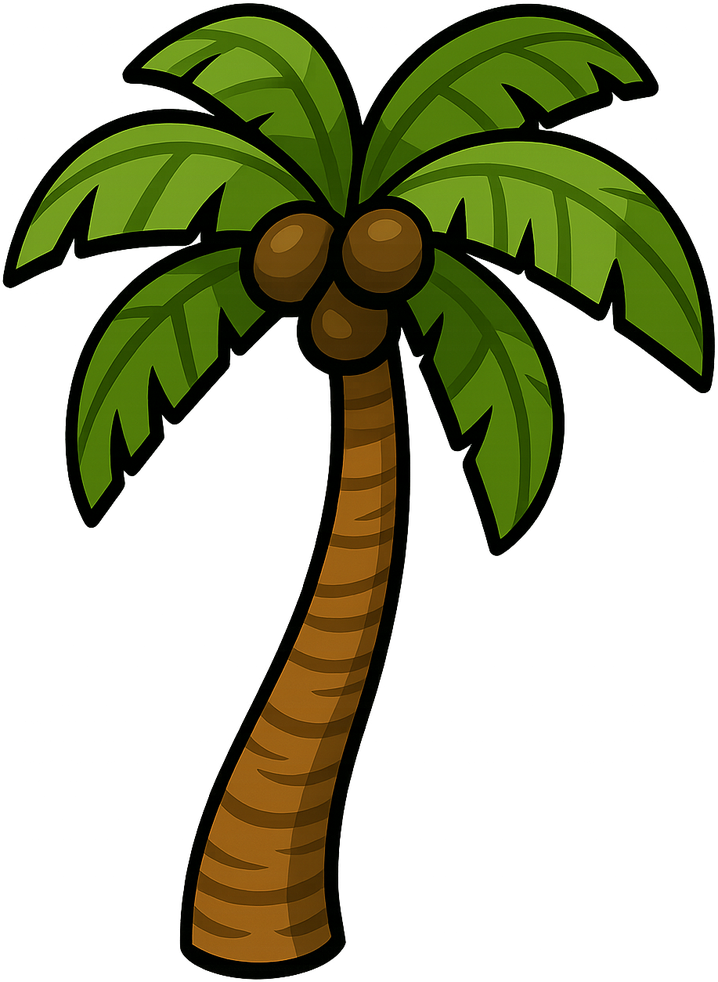
#> input picture assets/palm_tree_1.png, 718 x 982 px, shrunk from 917 x 1254 before the run
$ python trim_sprites.py
#> lines starting #> are read from the running program, lines starting #| are printed output that depends on the picture
"""
Trim transparent padding from scenery + base sprites so their SOLID
content sits flush with the bottom of the canvas.

Critical detail: the AI-generated sprites include soft drop shadows
that taper off at low alpha (1-180 range) below the visible object.
A naive bbox trim (alpha > 0) preserves those shadows, so the visible
trunk/building/bush appears to float above its own shadow.

We trim using a high alpha threshold (≥ ALPHA_SOLID) so the bottom of
the trimmed image is the bottom of the SOLID object, then add a small
padding row to keep edge anti-aliasing intact.

Run after generation:
    python trim_sprites.py
"""

from pathlib import Path
from PIL import Image
import numpy as np

ASSETS = Path(__file__).parent / "assets"

TRIM = [
    "palm_tree_1.png",
    "palm_tree_2.png",
    "bush_1.png",
    "rock_1.png",
    "base_blue.png",
    "base_red.png",
    # Region 2 (Saharan Front) scenery — same trim rules as the tropical set.
    "desert_palm_1.png",
    "desert_rock_1.png",
    "desert_bush_1.png",
    # NOTE: desert_mountain_bg.png intentionally NOT trimmed — it's a parallax
    # background layer and the empty alpha is load-bearing for positioning.
    # Wounded soldier sprite — same trim style as soldier walk frames.
    "wounded_soldier.png",
    # Title / mission-brief UI art — same trim rules as the other sprites.
    # NOTE: title_bg.png intentionally NOT trimmed — it's a full-canvas
    # background that uses every pixel.
    "logo_hero.png",
    "brief_tank.png",
    "brief_infantry.png",
    "brief_aa.png",
    "star_badge.png",
    # HUD icons — square, centred, but generated with padding we don't want.
    "hud_infantry.png",
    "hud_bazooka.png",
    "hud_tank.png",
    "hud_missile.png",
    "hud_coin.png",
    "hud_ammo.png",
    "hud_fire.png",
    "hud_flame.png",
    "hud_pickup.png",
]

ALPHA_SOLID = 200   # consider only nearly-opaque pixels as "real content"
PADDING = 4         # keep a small soft border so edges stay smooth


def trim(name: str) -> None:
#> called with name = 'palm_tree_1.png'
    path = ASSETS / name
    if not path.exists():
        print(f"[skip] {name} (missing)")
        return

    img = Image.open(path).convert("RGBA")
#> img is the input picture: PIL image 718x982 RGBA; mean R, G, B, A 26.9, 30.7, 3.8, 103.3
    arr = np.array(img)
    alpha = arr[:, :, 3]
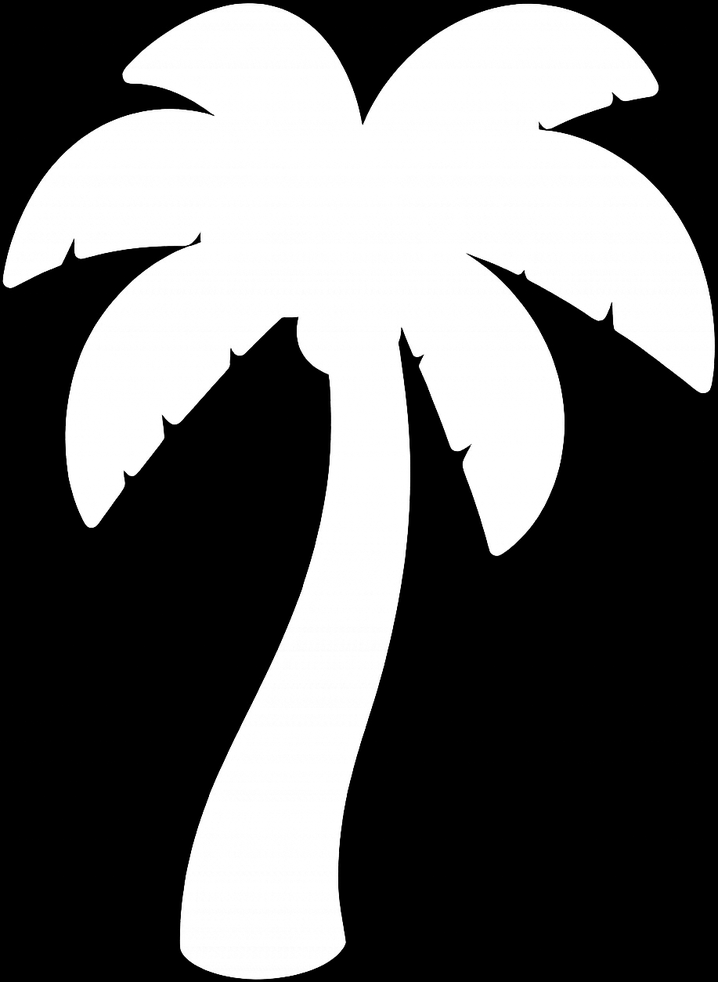
#> alpha: shape (982, 718); min 0, max 255, mean 103.3

    # Bounding box of pixels with alpha >= ALPHA_SOLID
    rows_solid = np.where(alpha.max(axis=1) >= ALPHA_SOLID)[0]
#> rows_solid = 975 values from 4 to 978
    cols_solid = np.where(alpha.max(axis=0) >= ALPHA_SOLID)[0]
#> cols_solid = 712 values from 3 to 714

    if rows_solid.size == 0 or cols_solid.size == 0:
        print(f"[skip] {name} (no solid content found)")
        return

    y1, y2 = rows_solid.min(), rows_solid.max() + 1
#> y1 = 4; y2 = 979
    x1, x2 = cols_solid.min(), cols_solid.max() + 1
#> x1 = 3; x2 = 715

    # Add small padding while staying within image bounds
    x1 = max(0, x1 - PADDING)
#> x1 = 0
    y1 = max(0, y1 - PADDING)
#> y1 = 0
    x2 = min(img.width, x2 + PADDING)
#> x2 = 718
    y2 = min(img.height, y2 + PADDING)
#> y2 = 982

    cropped = img.crop((x1, y1, x2, y2))
    before = img.size
#> before = (718, 982)
    after = cropped.size
#> after = (718, 982)
    cropped.save(path)
    print(f"[ok]   {name}: {before} -> {after}")
#| [ok]   palm_tree_1.png: (718, 982) -> (718, 982)


def main():
    for name in TRIM:
        trim(name)
#> pass 2 of the loop in main, `for name in TRIM:`:
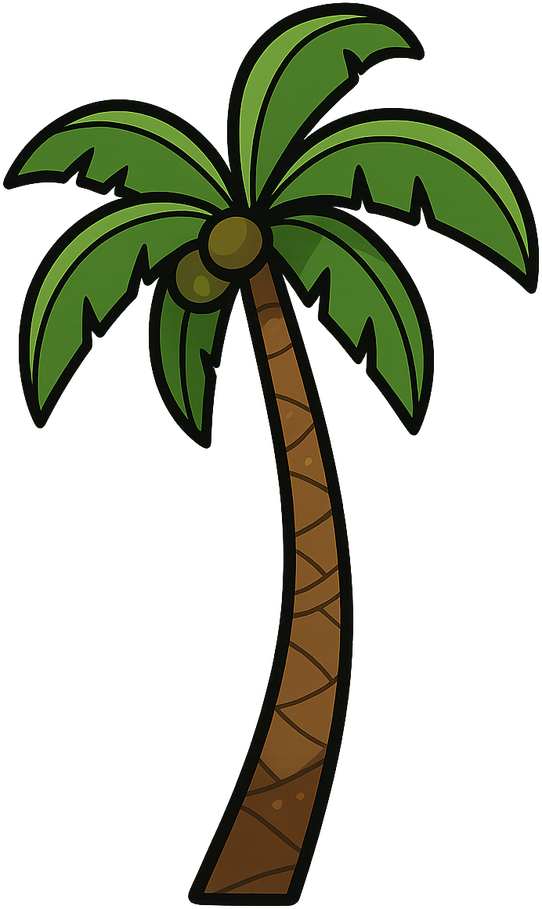
#> input picture assets/palm_tree_2.png, 542 x 909 px, shrunk from 692 x 1161 before the run
#> in trim, img is the input picture: PIL image 542x909 RGBA; mean R, G, B, A 19.7, 24.1, 9, 85.4
#> in trim (call 2), `alpha = arr[:, :, 3]`:
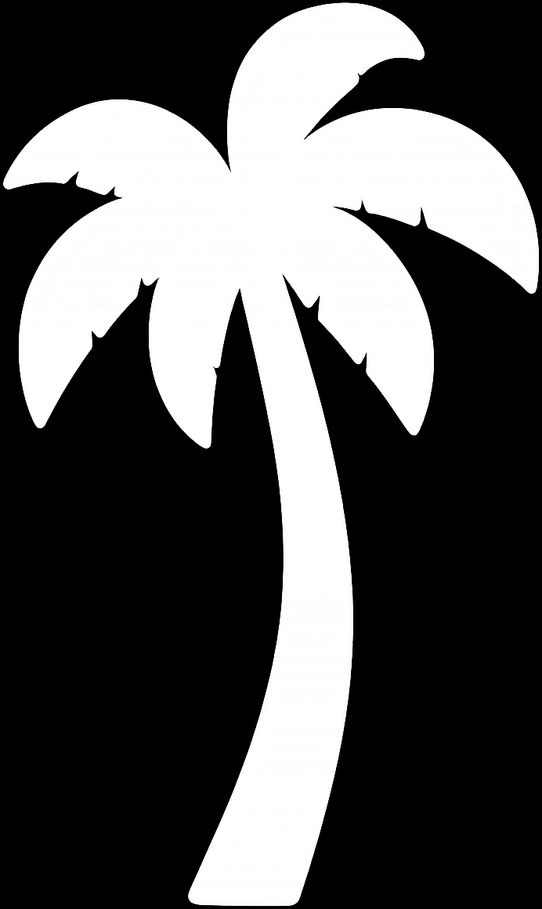
#> alpha: shape (909, 542); min 0, max 255, mean 85.4
#> rows_solid = 903 values from 3 to 905
#> cols_solid = 536 values from 3 to 538
#> in trim (call 2), `y1, y2 = rows_solid.min(), rows_solid.max() + 1`: y1 = 3; y2 = 906
#> in trim (call 2), `x1, x2 = cols_solid.min(), cols_solid.max() + 1`: x1 = 3; x2 = 539
#> in trim (call 2), `x1 = max(0, x1 - PADDING)`: x1 = 0
#> in trim (call 2), `x2 = min(img.width, x2 + PADDING)`: x2 = 542
#> in trim (call 2), `y2 = min(img.height, y2 + PADDING)`: y2 = 909
#| [ok]   palm_tree_2.png: (542, 909) -> (542, 909)
#> pass 3 of the loop in main, `for name in TRIM:`:
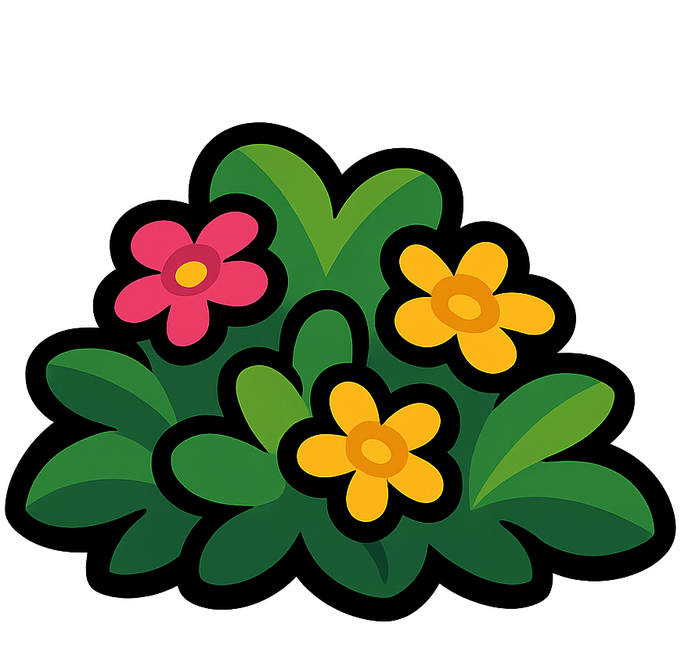
#> input picture assets/bush_1.png, 681 x 652 px, shrunk from 870 x 832 before the run
#> in trim, img is the input picture: PIL image 681x652 RGBA; mean R, G, B, A 30, 39, 16, 132.6
#> in trim (call 3), `alpha = arr[:, :, 3]`:
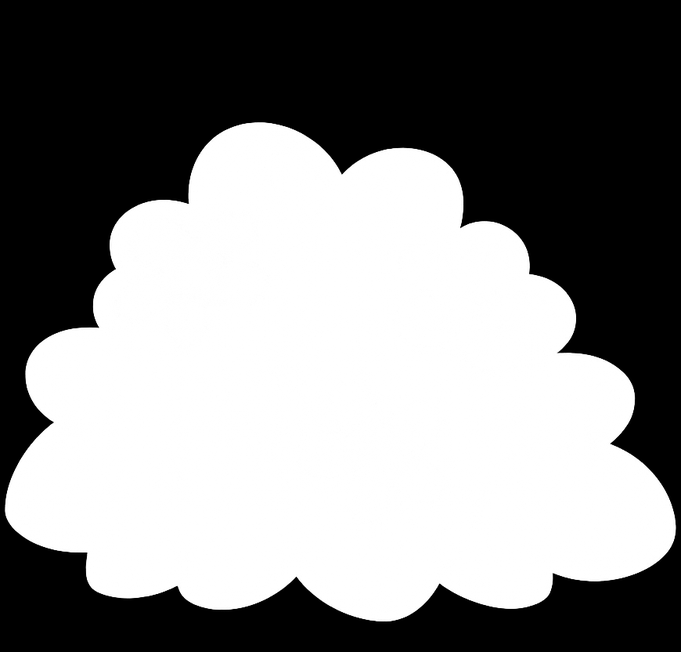
#> alpha: shape (652, 681); min 0, max 255, mean 132.6
#> rows_solid = 498 values from 123 to 620
#> cols_solid = 671 values from 5 to 675
#> in trim (call 3), `y1, y2 = rows_solid.min(), rows_solid.max() + 1`: y1 = 123; y2 = 621
#> in trim (call 3), `x1, x2 = cols_solid.min(), cols_solid.max() + 1`: x1 = 5; x2 = 676
#> in trim (call 3), `x1 = max(0, x1 - PADDING)`: x1 = 1
#> in trim (call 3), `y1 = max(0, y1 - PADDING)`: y1 = 119
#> in trim (call 3), `x2 = min(img.width, x2 + PADDING)`: x2 = 680
#> in trim (call 3), `y2 = min(img.height, y2 + PADDING)`: y2 = 625
#> in trim (call 3), `cropped = img.crop((x1, y1, x2, y2))`:
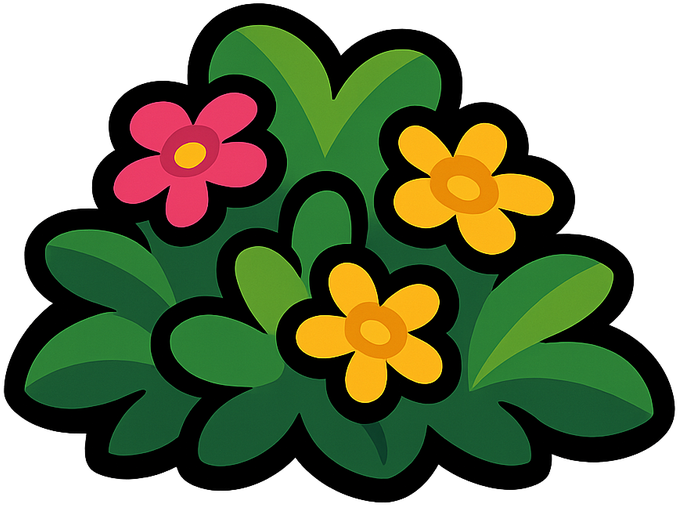
#> cropped: PIL image 679x506 RGBA; mean R, G, B, A 38.7, 50.3, 20.6, 171.4; transparent parts drawn white
#| [ok]   bush_1.png: (681, 652) -> (679, 506)
#> the loop made 24 passes; the first 3 are shown


if __name__ == "__main__":
    main()
